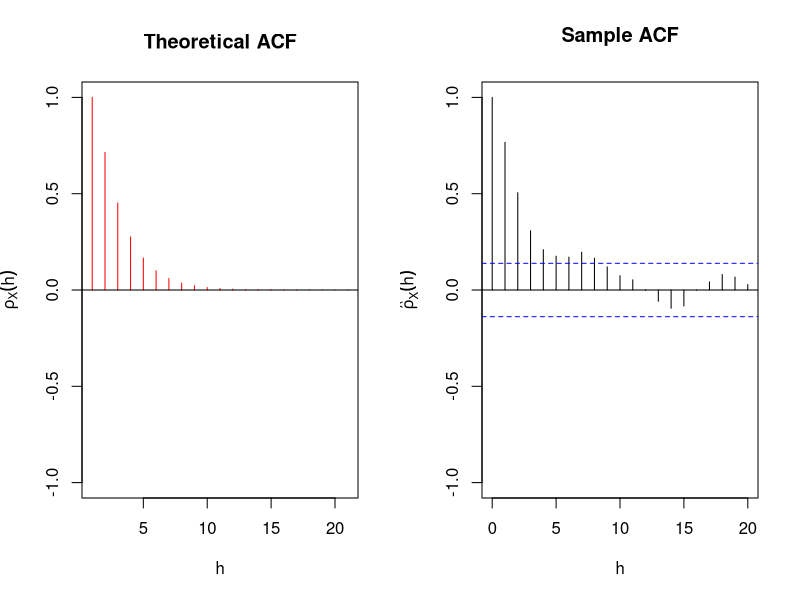

This figure's R source:
## ---- chunk 1
polyroot(c(1,-0.8,0.12))
## ---- chunk 2
set.seed(1234)
ar2 <- arima.sim(model = list(ar = c(0.8,-0.12),sd = 1),n = 200)

theo_acf <- ARMAacf(ar = c(0.8,-0.12),lag.max = 20, pacf = FALSE) 
op <- par(mfrow = c(1,2))
# Theoretical ACF
plot(theo_acf,type = "h",ylim = c(-1,1),
main = "Theoretical ACF",
col = "red",
ylab = expression(rho[X](h)), xlab = "h")
abline(h = 0) # Add horizontal line


# Sample ACF
acf(ar2,lag.max = 20,
main = "Sample ACF",
ylim = c(-1,1),
xlab = "h",
ylab = expression(hat(rho)[X](h)))

par(op)
## ---- chunk 3
# Estimation with Yul-Walker eqns
acv_ar <- acf(ar2,type = "covariance",main = "Sample ACF",plot = F) 

Rho <- toeplitz(acv_ar$acf[c(1,2)]/acv_ar$acf[1])
rho <- acv_ar$acf[c(2,3)]/acv_ar$acf[1]

phi_hat <- solve(Rho) %*% rho 
phi_hat

 # Estimate of noise variance
sigma_z <- acv_ar$acf[1]*(1-t(rho)%*%solve(Rho)%*%rho) 
sigma_z
 

#estimation
yw <- ar.yw(ar2,order = 2)
yw$x.mean # mean estimate

yw$ar # Parameter estimates

yw$var.pred # Error variance
